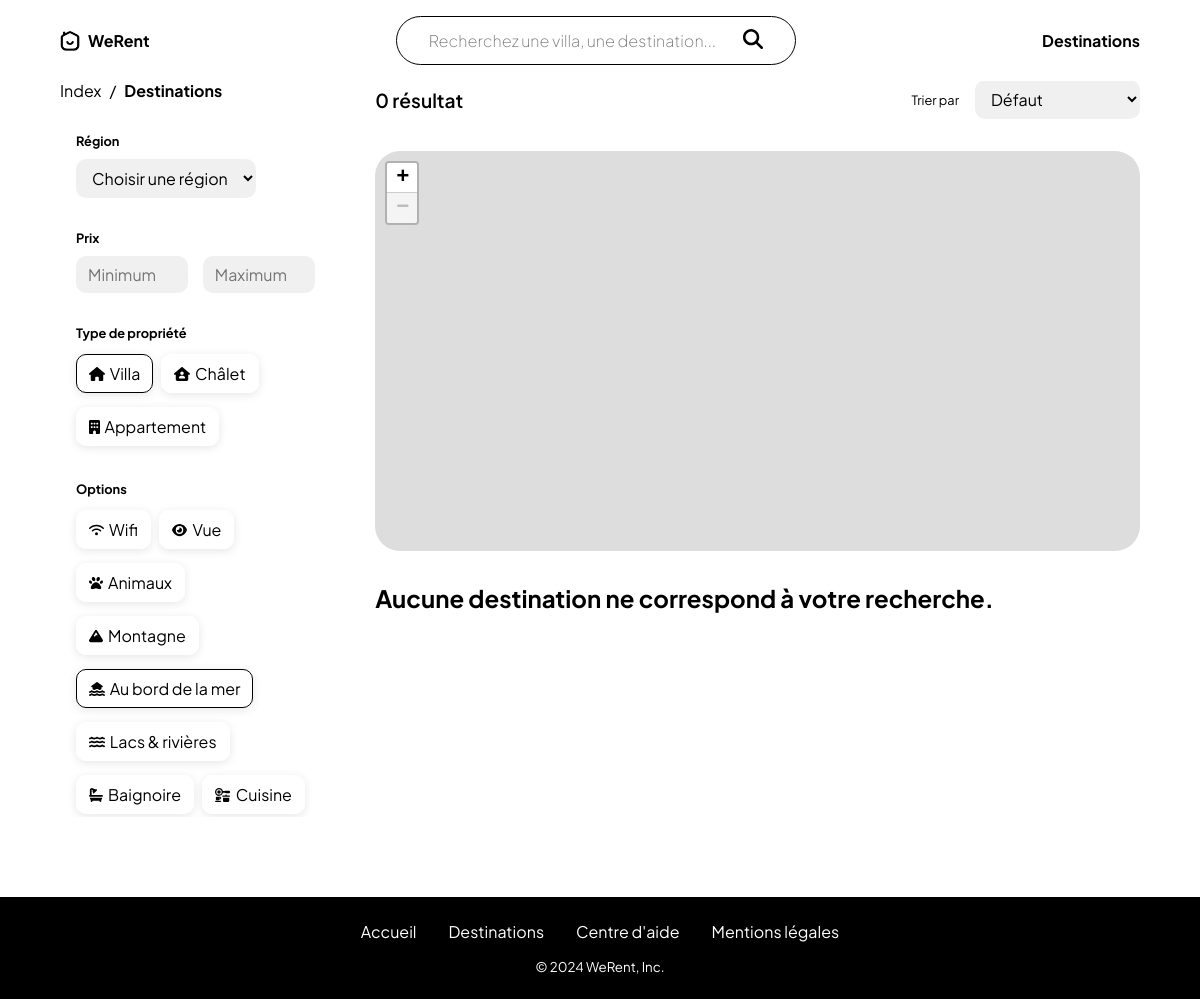
The app's page /destinations.php?type=villa&mer=on, older data.
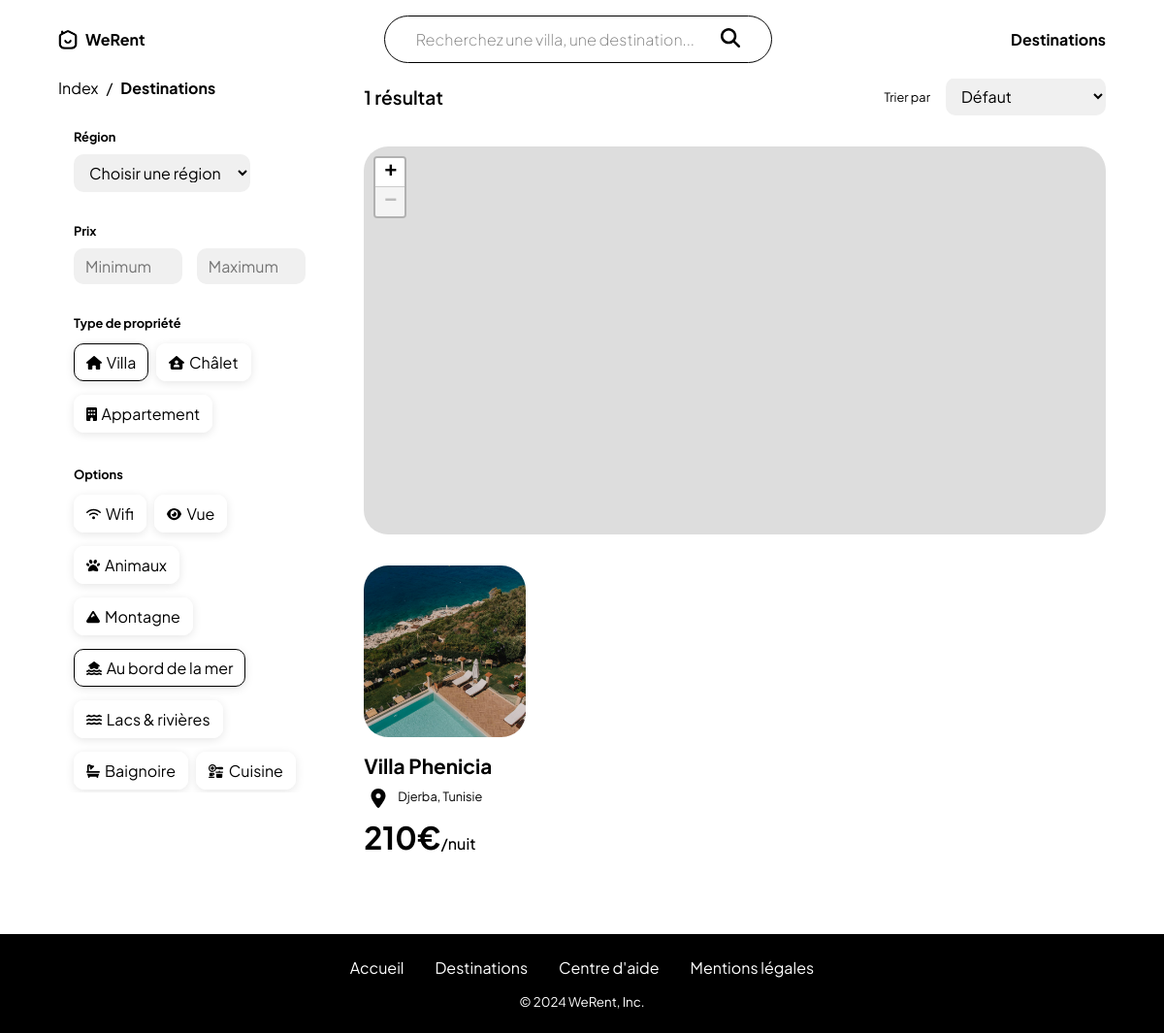
The same page, newer data.
### tables this page shows
CREATE TABLE IF NOT EXISTS `logements` (
  `logementID` int NOT NULL AUTO_INCREMENT,
  `nom_logement` varchar(255) NOT NULL,
  `type` varchar(50) NOT NULL,
  `description` text NOT NULL,
  `image` text NOT NULL,
  `prix_par_nuit` decimal(10,0) NOT NULL,
  `capacite` int NOT NULL,
  `wifi` tinyint(1) NOT NULL,
  `vue` tinyint(1) NOT NULL,
  `montagne` tinyint(1) NOT NULL,
  `lacs` tinyint(1) NOT NULL,
  `mer` tinyint(1) NOT NULL,
  `animaux` tinyint(1) NOT NULL,
  `baignoire` tinyint(1) NOT NULL,
  `cuisine` tinyint(1) NOT NULL,
  `coord` varchar(255) NOT NULL,
  `destinationextID` int NOT NULL,
  PRIMARY KEY (`logementID`)
);

CREATE TABLE IF NOT EXISTS `destinations` (
  `destinationID` int NOT NULL AUTO_INCREMENT,
  `nom_destination` varchar(255) NOT NULL,
  `pays` varchar(255) NOT NULL,
  `continent` enum('Amérique du Sud','Amérique du Nord','Europe','Asie','Afrique','Océanie') NOT NULL,
  PRIMARY KEY (`destinationID`)
);

### destinations.php (the view, shortened to what the changed rows need)
<?php
include ("includes/connexion.php");
$requete = "SELECT * FROM logements INNER JOIN destinations ON logements.destinationextID = destinations.destinationID";
$conditions = [];
$valeurs = [];
$default_min_price = '0';
$default_max_price = '1000';
$min_price = isset($_GET['min_price']) ? $_GET['min_price'] : $default_min_price;
$max_price = isset($_GET['max_price']) ? $_GET['max_price'] : $default_max_price;
if ($min_price !== '' && $max_price !== '') {
    $conditions[] = "prix_par_nuit BETWEEN :min_price AND :max_price";
    $valeurs[':min_price'] = $min_price;
    $valeurs[':max_price'] = $max_price;
}
$options = array('wifi', 'vue', 'lacs', 'mer', 'animaux', 'montagne', 'baignoire', 'cuisine');
foreach ($options as $option) {
    if (isset($_GET[$option]) && $_GET[$option] === 'on') {
        $conditions[] = "{$option} = 1";
    }
}
if (isset($_GET['type']) && !empty($_GET['type'])) {
    $conditions[] = "type = :type";
    $valeurs[':type'] = $_GET['type'];
}
if (!empty($conditions)) {
    $requete .= " WHERE " . implode(" AND ", $conditions);
}
$stmt = $db->prepare($requete);
$stmt->execute($valeurs);
$resultat = $stmt->fetchAll(PDO::FETCH_ASSOC);
?>
<!DOCTYPE html>
<html lang="fr">
<head>
    <link rel="stylesheet" href="css/style.css">
    <link rel="stylesheet" href="https://unpkg.com/leaflet@1.7.1/dist/leaflet.css" />
<link rel="stylesheet" href="https://unpkg.com/leaflet.markercluster/dist/MarkerCluster.css" />
<link rel="stylesheet" href="https://unpkg.com/leaflet.markercluster/dist/MarkerCluster.Default.css" />
</head>
<body>
    <div class="destinations">
        <div class="des-left-column">
            <div class="des-left">
                <div class="section-filters">
                    <form method="get" action="destinations.php">
                        <div class="type-property">
                            <ul class="cboxtags">
                                <?php
                                $tableauLogement[] = ['icon' => 'img/house.svg', 'name' => 'villa', 'label' => 'Villa'];
                                $tableauLogement[] = ['icon' => 'img/guest-house.svg', 'name' => 'chalet', 'label' => "Châlet"];
                                $tableauLogement[] = ['icon' => 'img/apartment.svg', 'name' => 'appartement', 'label' => 'Appartement'];
                                $radio_name = 'type';
                                foreach ($tableauLogement as $logement) {
                                    echo "<li><input type=\"checkbox\" id=\"" . $logement['name'] . "\" name=\"{$radio_name}\" value=\"{$logement['name']}\" onclick=\"allowOnlyOneCheckbox(this)\" " . (isset($_GET[$radio_name]) && $_GET[$radio_name] === $logement['name'] ? " checked" : "") . "><label for=\"" . $logement['name'] . "\"><img src=\"" . $logement['icon'] . "\" alt=\"\">" . $logement['label'] . "</label></li>";
                                }
                                ?>
                            </ul>
                        </div>
                        <div class="options-property">
                            <ul class="cboxtags">
                                <?php
                                $tableauOptions[] = ['icon' => 'img/wifi.svg', 'name' => 'wifi', 'label' => 'Wifi'];
                                $tableauOptions[] = ['icon' => 'img/eye.svg', 'name' => 'vue', 'label' => 'Vue'];
                                $tableauOptions[] = ['icon' => 'img/paw.svg', 'name' => 'animaux', 'label' => 'Animaux'];
                                $tableauOptions[] = ['icon' => 'img/mountain.svg', 'name' => 'montagne', 'label' => 'Montagne'];
                                $tableauOptions[] = ['icon' => 'img/mer.svg', 'name' => 'mer', 'label' => 'Au bord de la mer'];
                                $tableauOptions[] = ['icon' => 'img/water.svg', 'name' => 'lacs', 'label' => 'Lacs & rivières'];
                                $tableauOptions[] = ['icon' => 'img/bath.svg', 'name' => 'baignoire', 'label' => 'Baignoire'];
                                $tableauOptions[] = ['icon' => 'img/kitchen.svg', 'name' => 'cuisine', 'label' => 'Cuisine'];
                                foreach ($tableauOptions as $option) {
                                    echo "<li><input type=\"checkbox\" id=\"" . $option['name'] . "\" name=\"" . $option['name'] . "\" " . (isset($_GET[$option['name']]) ? " checked" : "") . "><label for=\"" . $option['name'] . "\"><img src=\"" . $option['icon'] . "\"
                                alt=\"\">" . $option['label'] . "</label></li>";
                                }
                                ?>
                            </ul>
                        </div>
                    </form>
                </div>
            </div>
        </div>
        <div class="des-right">
            <div class="des-right-top">
                <h4>
                    <?php if (count($resultat) <= 1) {
                        echo count($resultat) . " résultat";
                    } else {
                        echo count($resultat) . " résultats";
                    }
                    ?>
                </h4>
                <div class="sort">
                    <h6>Trier par</h6>
                    <select name="sort" id="sort">
                    </select>
                </div>
            </div>
            <?php if (count($resultat) > 0) { ?>
                <div class="des-right-bottom">
                    <?php foreach ($resultat as $row) {
                        $images = explode('+', $row['image']);
                        $image_url = $images[0];
                        echo "<a href='location.php?id=" . $row['logementID'] . "' class='container-des product' data-price='{$row["prix_par_nuit"]}'>
            <div class='img' style='background-image: url(./img/" . $image_url . ");'></div>
            <div class='text'>
                <h5>{$row['nom_logement']}</h5>
                <div class='location'>
                  <img src='img/location.svg' alt='location'>
                    <h6>{$row["nom_destination"]}, {$row["pays"]}</h6>
                </div>
                <h2>{$row["prix_par_nuit"]}€<span>/nuit</span></h2>
        </div>
        </a>";
                    }
                    ?>
                </div>
                <?php
            } else {
                echo "<div class='errorDes'>
            <h3 class='msgErreur'>Aucune destination ne correspond à votre recherche.</h3>
        </div>";
            }
            ?>
        </div>
    </div>
</body>
</html>

Row changes from the older to the newer data that the page shows:
now on this page (row edited): logements: nom_logement "Villa Phenicia", destinations.nom_destination "Djerba", destinations.pays "Tunisie", prix_par_nuit "210"
Text that changed along with them:
count($resultat): "0" → "1"
text no longer shown: "Aucune destination ne correspond à votre recherche."
